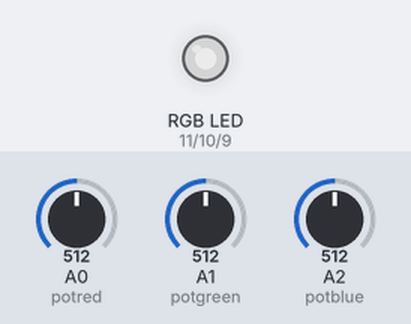
The sketch below on a simulated Arduino Uno, built with avr-gcc and run on an emulated ATmega328P. On the bench: an RGB LED mixed from three pins (HIGH = lit). The inputs (shaded band) are chosen by the test bench; at power-on: A0 (potred) = 512, A1 (potgreen) = 512, A2 (potblue) = 512. Dim RGB values are drawn brighter than linear.

Above: at 1.2 s.
1.3 s: A0 (potred) set to 716
At 2.0 s:
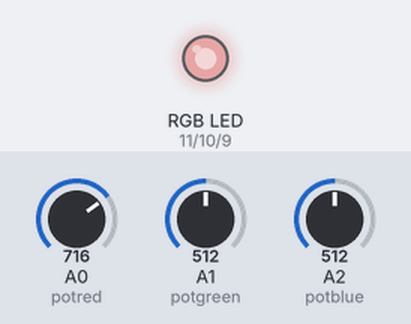
2.8 s: A1 (potgreen) set to 716
At 3.1 s:
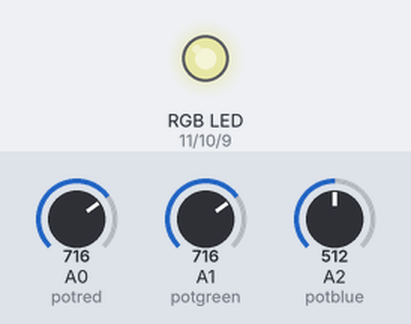
4.3 s: A2 (potblue) set to 716
At 5.4 s:
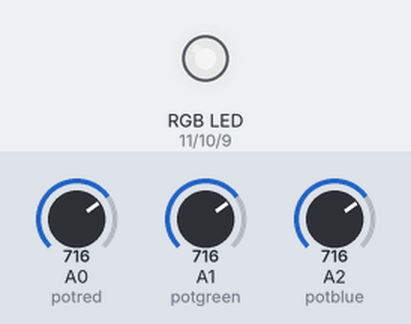
5.8 s: A0 (potred) set to 900
At 6.6 s:
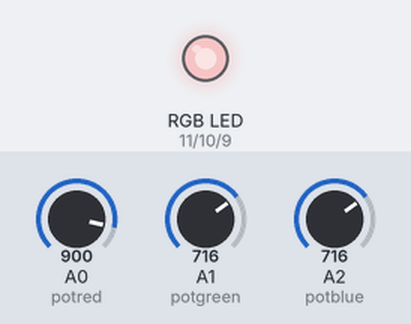
7.3 s: A1 (potgreen) set to 900
At 7.7 s:
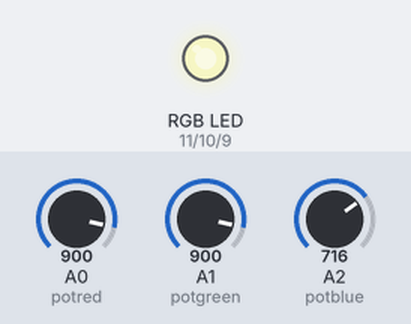
8.8 s: A2 (potblue) set to 900
At 10.1 s:
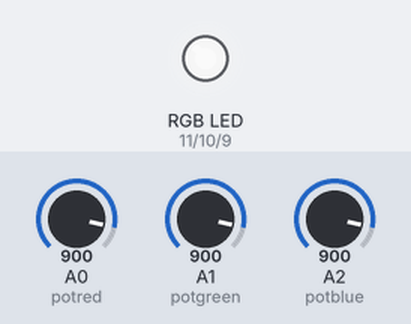
Timing chart, 0 to 11.3 s (numbered marks = the images above; inputs shaded):
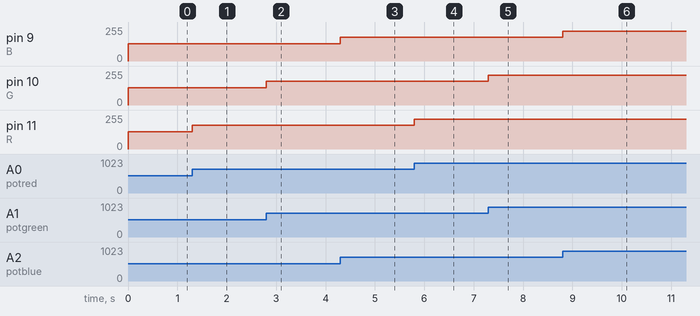

The sketch:

RGB_with_pot.ino
```cpp
int R = 11; //Pin for red LED
int G = 10; //Pin for green LED
int B = 9;  //Pin for blue LED
int R_RED;
int G_GREEN;
int B_BLUE;
int potred = A0;   // Pin for first potentiometer
int potgreen = A1; // Pin for second potentiometer
int potblue = A2;  // Pin for third potentiometer

void setup()
{
  pinMode(R, OUTPUT);
  pinMode(G, OUTPUT);
  pinMode(B, OUTPUT);
  pinMode(potred, INPUT);
  pinMode(potgreen, INPUT);
  pinMode(potblue, INPUT);
}
void loop()
{
  R_RED = analogRead(potred);
  analogWrite(R, R_RED/4);
  G_GREEN = analogRead(potgreen);
  analogWrite(G, G_GREEN/4);
  B_BLUE = analogRead(potblue);
  analogWrite(B, B_BLUE/4);
}
```

Measured:
- after the input at 1.3 s, pin 11 (R): 128/255 → 179/255 at once
- after the input at 2.8 s, pin 10 (G): 128/255 → 179/255 at once
- after the input at 4.3 s, pin 9 (B): 128/255 → 179/255 at once
- after the input at 5.8 s, pin 11 (R): 179/255 → 225/255 at once
- after the input at 7.3 s, pin 10 (G): 179/255 → 225/255 at once
- after the input at 8.8 s, pin 9 (B): 179/255 → 225/255 at once
